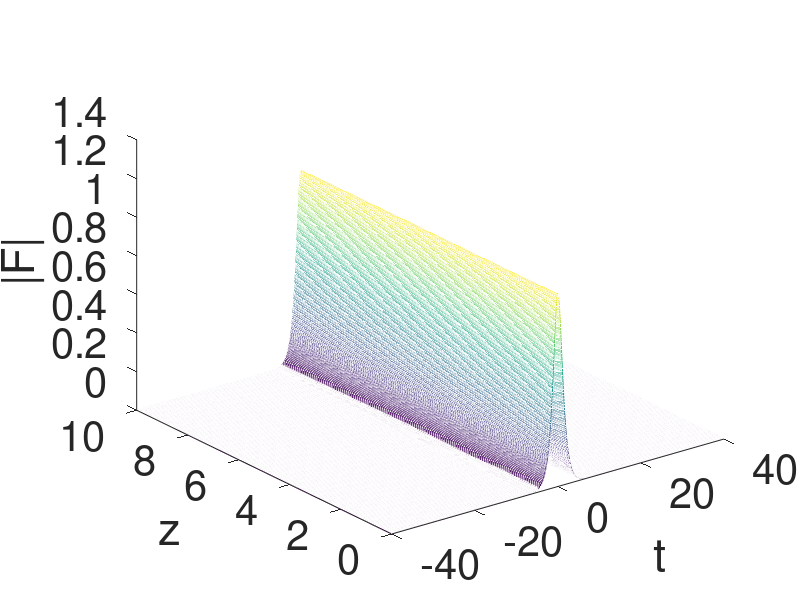
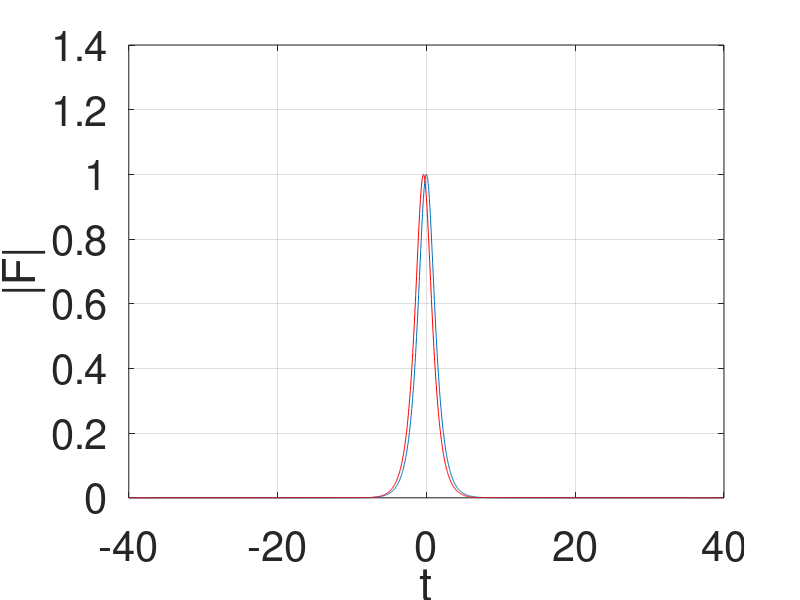
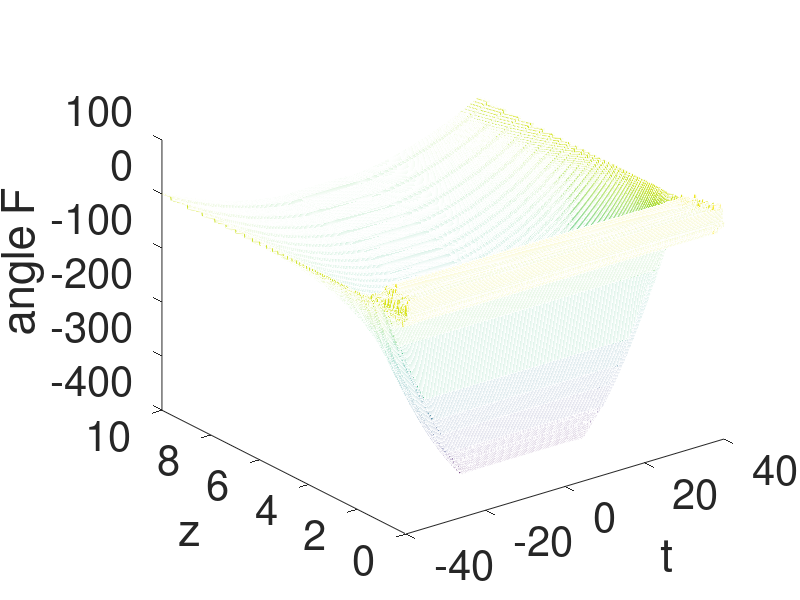
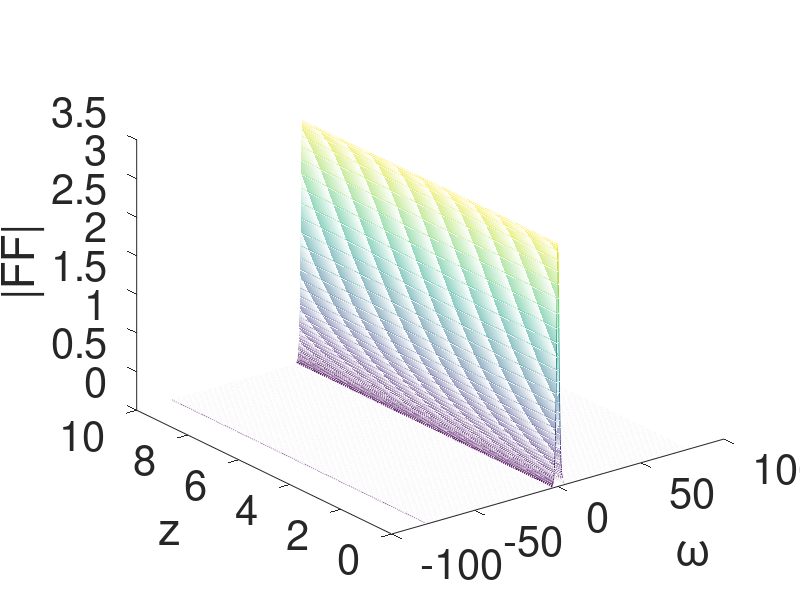

Reproduce these figures in MATLAB, in order.
% PROPAGATION METHOD FOR THE SOLUTION OF NLSE
%
% i Fz - beta2/2*Ftt + gamma * |F|^2 F=0
%

clc
clear
close all

% MATERIAL PROPERTIES

beta2=-1;
gamma=1;

% TEMPORAL COORDINATE

t0=-40;
t1=40;
nt=2001;
t=linspace(t0,t1,nt);
deltat=(t1-t0)/(nt-1);

% SPATIAL COORDINATE
z0=0;
z1=10;
nz=501;
z=linspace(z0,z1,nz);
deltaz=(z1-z0)/(nz-1);

h=deltaz;

% FREQUENCY COORDINATE
indfreq=-nt/2:1:nt/2-1;
omega=pi/t1.*indfreq;


%INPUT ENVELOPE

FIN=sech(t);


FFIN=deltat*fftshift(fft(FIN)); %SPECTRAL PROFILE


%%%%%%%%%%%%%%
% CORE OF THE PROGRAM
%%%%%%%%%%%%%%

F=zeros(ceil(nt),floor(nz));
FF=zeros(ceil(nt),floor(nz));

F(:,1)=FIN;
FF(:,1)=FFIN;

q=FIN;

for loop_step=2:1:nz

    %LINEAR DISPERSIVE STEP
    qs=deltat*fftshift(fft(q)); %FFT
    qs_old=qs;
    
    prop=beta2/2*omega.^2;
    fact=1i*prop*h;
    qs=qs_old.*exp(fact); %calculation of the envelope, undere
    %the effect of propagation beta2
    
    q=(1/deltat)*ifft(ifftshift(qs)); %coming back in the time domain
    
       
    %NONLINEAR CHI3 EFFECT  STEP
    
    q_old=q;
    q=q_old.*exp(1i*gamma*abs(q_old).^2*h);
    
    %SAVE DATA EVERY NZ
    
    F(:,loop_step)=q;
    FF(:,loop_step)=deltat*fftshift(fft(q));
        
end


save dati


figure
mesh(t,z,abs(F)')
xlabel('t')
ylabel('z')
zlabel('|F|')
set(findall(gcf,'type','text'),'FontSize',30);
set(gca,'FontSize',30);
grid;


figure
plot(t,abs(F(:,1)),t,abs(F(:,end)),'r')
xlabel('t')
ylabel('|F|')
set(findall(gcf,'type','text'),'FontSize',30);
set(gca,'FontSize',30);
grid;


figure
mesh(t,z,unwrap(angle((F)))')
xlabel('t')
ylabel('z')
zlabel('angle F')
set(findall(gcf,'type','text'),'FontSize',30);
set(gca,'FontSize',30);
grid;

figure
mesh(omega,z,abs(FF)')
xlabel('\omega')
ylabel('z')
zlabel('|FF|')
set(findall(gcf,'type','text'),'FontSize',30);
set(gca,'FontSize',30);
grid;

figure
plot(omega,abs(FF(:,1)),omega,abs(FF(:,end)),'r')
xlabel('\omega')
xlim([-4 4])
ylabel('|F|')
set(findall(gcf,'type','text'),'FontSize',30);
set(gca,'FontSize',30);
grid;